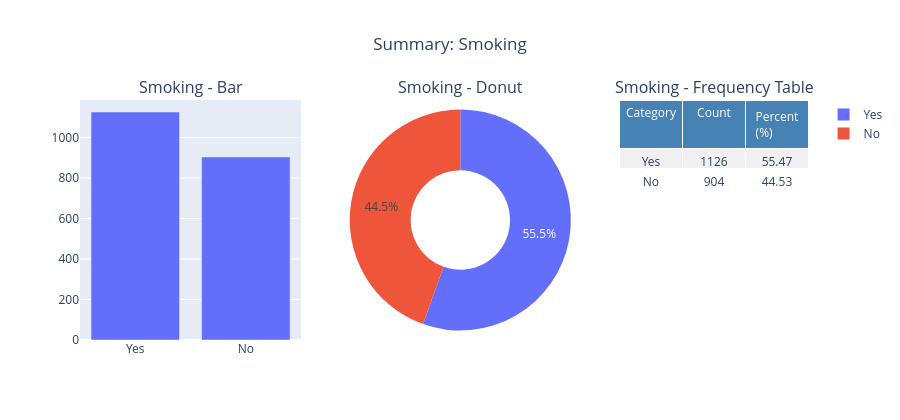
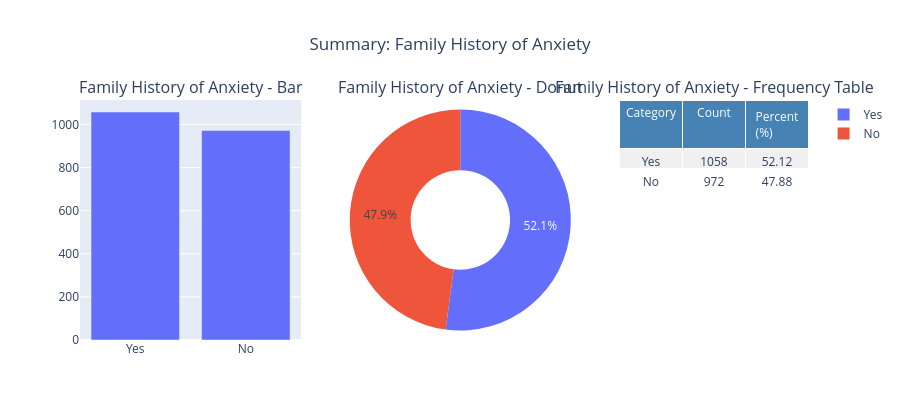
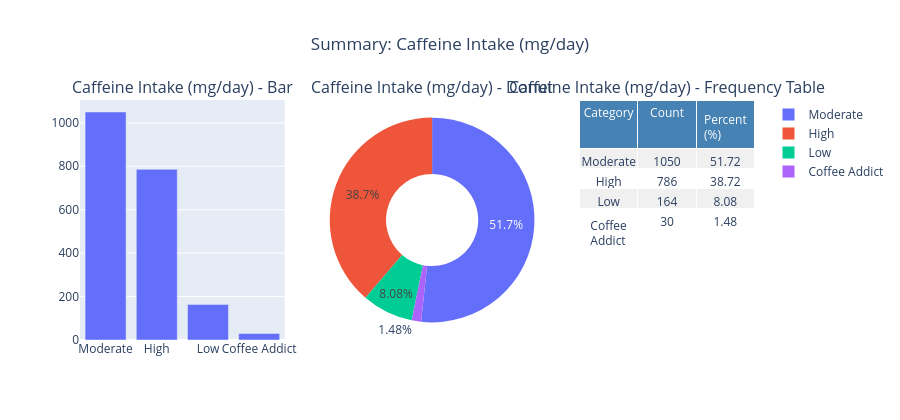
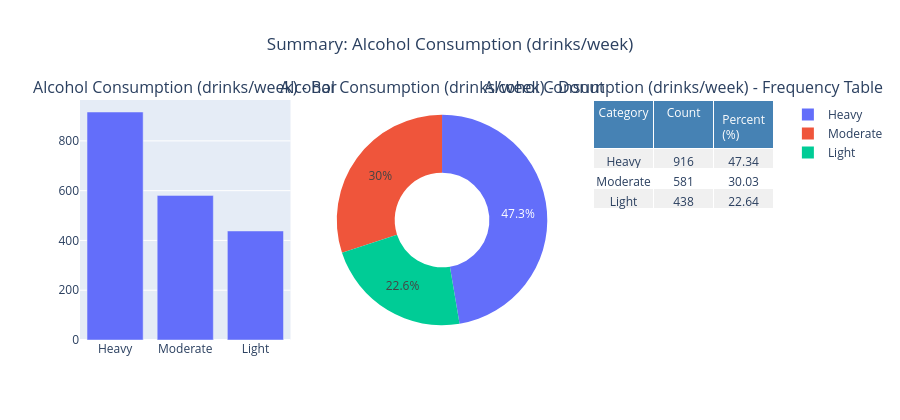

Notebook code cell kept with these figures, in order:
### Markdown cell above
First, We visualize single variable charts

### Code cell
ColumnSummary(df["Smoking"], "Smoking")
ColumnSummary(df["Family History of Anxiety"], "Family History of Anxiety")
ColumnSummary(df["Binned_Caffeine Intake (mg/day)"], "Caffeine Intake (mg/day)")
ColumnSummary(df["Binned_Alcohol Consumption (drinks/week)"], "Alcohol Consumption (drinks/week)")
ColumnSummary(df["Binned_Heart Rate (bpm)"], "Heart Rate (bpm)")
ColumnSummary(df["Binned_Breathing Rate (breaths/min)"], "Breathing Rate (breaths/min)")
ColumnSummary(df["Binned_Therapy Sessions (per month)"], "Therapy Sessions (per month)")
ColumnSummary(df["Binned_Stress Level (1-10)"], "Stress Level (1-10)")
ColumnSummary(df["Binned_Diet Quality (1-10)"], "Diet Quality (1-10)")
ColumnSummary(df["Binned_Anxiety Level (1-10)"], "Anxiety Level (1-10)")
ColumnSummary(df["Occupation_Group"], "Occupation_Group")
ColumnSummary(df["Therapy_Group"], "Therapy_Group")

### Figure 1 — Plotly figure (JSON) as saved in the notebook; plotly's stock layout.template omitted (floating-point values rounded to 4 significant figures)
{"data": [{"name": "Count", "showlegend": false, "type": "bar", "x": ["Yes", "No"], "xaxis": "x", "y": [1126, 904], "yaxis": "y"}, {"domain": {"x": [0.37, 0.6733], "y": [0, 1]}, "hole": 0.45, "labels": ["Yes", "No"], "name": "Smoking", "type": "pie", "values": [1126, 904]}, {"cells": {"align": "center", "fill": {"color": [["#f0f0f0", "#ffffff", "#f0f0f0", "#ffffff"]]}, "values": [["Yes", "No"], [1126, 904], [55.47, 44.53]]}, "domain": {"x": [0.74, 1], "y": [0, 1]}, "header": {"align": "center", "fill": {"color": "steelblue"}, "font": {"color": "white", "size": 12}, "values": ["Category", "Count", "Percent (%)"]}, "type": "table"}], "layout": {"annotations": [{"font": {"size": 16}, "showarrow": false, "text": "Smoking - Bar", "x": 0.1517, "xanchor": "center", "xref": "paper", "y": 1, "yanchor": "bottom", "yref": "paper"}, {"font": {"size": 16}, "showarrow": false, "text": "Smoking - Donut", "x": 0.5217, "xanchor": "center", "xref": "paper", "y": 1, "yanchor": "bottom", "yref": "paper"}, {"font": {"size": 16}, "showarrow": false, "text": "Smoking - Frequency Table", "x": 0.87, "xanchor": "center", "xref": "paper", "y": 1, "yanchor": "bottom", "yref": "paper"}], "height": 420, "title": {"text": "Summary: Smoking", "x": 0.5}, "xaxis": {"anchor": "y", "domain": [0, 0.3033]}, "yaxis": {"anchor": "x", "domain": [0, 1]}}}

### Figure 2 — Plotly figure (JSON) as saved in the notebook; plotly's stock layout.template omitted (floating-point values rounded to 4 significant figures)
{"data": [{"name": "Count", "showlegend": false, "type": "bar", "x": ["Yes", "No"], "xaxis": "x", "y": [1058, 972], "yaxis": "y"}, {"domain": {"x": [0.37, 0.6733], "y": [0, 1]}, "hole": 0.45, "labels": ["Yes", "No"], "name": "Family History of Anxiety", "type": "pie", "values": [1058, 972]}, {"cells": {"align": "center", "fill": {"color": [["#f0f0f0", "#ffffff", "#f0f0f0", "#ffffff"]]}, "values": [["Yes", "No"], [1058, 972], [52.12, 47.88]]}, "domain": {"x": [0.74, 1], "y": [0, 1]}, "header": {"align": "center", "fill": {"color": "steelblue"}, "font": {"color": "white", "size": 12}, "values": ["Category", "Count", "Percent (%)"]}, "type": "table"}], "layout": {"annotations": [{"font": {"size": 16}, "showarrow": false, "text": "Family History of Anxiety - Bar", "x": 0.1517, "xanchor": "center", "xref": "paper", "y": 1, "yanchor": "bottom", "yref": "paper"}, {"font": {"size": 16}, "showarrow": false, "text": "Family History of Anxiety - Donut", "x": 0.5217, "xanchor": "center", "xref": "paper", "y": 1, "yanchor": "bottom", "yref": "paper"}, {"font": {"size": 16}, "showarrow": false, "text": "Family History of Anxiety - Frequency Table", "x": 0.87, "xanchor": "center", "xref": "paper", "y": 1, "yanchor": "bottom", "yref": "paper"}], "height": 420, "title": {"text": "Summary: Family History of Anxiety", "x": 0.5}, "xaxis": {"anchor": "y", "domain": [0, 0.3033]}, "yaxis": {"anchor": "x", "domain": [0, 1]}}}

### Figure 3 — Plotly figure (JSON) as saved in the notebook; plotly's stock layout.template omitted (floating-point values rounded to 4 significant figures)
{"data": [{"name": "Count", "showlegend": false, "type": "bar", "x": ["Moderate", "High", "Low", "Coffee Addict"], "xaxis": "x", "y": [1050, 786, 164, 30], "yaxis": "y"}, {"domain": {"x": [0.37, 0.6733], "y": [0, 1]}, "hole": 0.45, "labels": ["Moderate", "High", "Low", "Coffee Addict"], "name": "Caffeine Intake (mg/day)", "type": "pie", "values": [1050, 786, 164, 30]}, {"cells": {"align": "center", "fill": {"color": [["#f0f0f0", "#ffffff", "#f0f0f0", "#ffffff", "#f0f0f0", "#ffffff", "#f0f0f0", "#ffffff"]]}, "values": [["Moderate", "High", "Low", "Coffee Addict"], [1050, 786, 164, 30], [51.72, 38.72, 8.08, 1.48]]}, "domain": {"x": [0.74, 1], "y": [0, 1]}, "header": {"align": "center", "fill": {"color": "steelblue"}, "font": {"color": "white", "size": 12}, "values": ["Category", "Count", "Percent (%)"]}, "type": "table"}], "layout": {"annotations": [{"font": {"size": 16}, "showarrow": false, "text": "Caffeine Intake (mg/day) - Bar", "x": 0.1517, "xanchor": "center", "xref": "paper", "y": 1, "yanchor": "bottom", "yref": "paper"}, {"font": {"size": 16}, "showarrow": false, "text": "Caffeine Intake (mg/day) - Donut", "x": 0.5217, "xanchor": "center", "xref": "paper", "y": 1, "yanchor": "bottom", "yref": "paper"}, {"font": {"size": 16}, "showarrow": false, "text": "Caffeine Intake (mg/day) - Frequency Table", "x": 0.87, "xanchor": "center", "xref": "paper", "y": 1, "yanchor": "bottom", "yref": "paper"}], "height": 420, "title": {"text": "Summary: Caffeine Intake (mg/day)", "x": 0.5}, "xaxis": {"anchor": "y", "domain": [0, 0.3033]}, "yaxis": {"anchor": "x", "domain": [0, 1]}}}

### Figure 4 — Plotly figure (JSON) as saved in the notebook; plotly's stock layout.template omitted (floating-point values rounded to 4 significant figures)
{"data": [{"name": "Count", "showlegend": false, "type": "bar", "x": ["Heavy", "Moderate", "Light"], "xaxis": "x", "y": [916, 581, 438], "yaxis": "y"}, {"domain": {"x": [0.37, 0.6733], "y": [0, 1]}, "hole": 0.45, "labels": ["Heavy", "Moderate", "Light"], "name": "Alcohol Consumption (drinks/week)", "type": "pie", "values": [916, 581, 438]}, {"cells": {"align": "center", "fill": {"color": [["#f0f0f0", "#ffffff", "#f0f0f0", "#ffffff", "#f0f0f0", "#ffffff"]]}, "values": [["Heavy", "Moderate", "Light"], [916, 581, 438], [47.34, 30.03, 22.64]]}, "domain": {"x": [0.74, 1], "y": [0, 1]}, "header": {"align": "center", "fill": {"color": "steelblue"}, "font": {"color": "white", "size": 12}, "values": ["Category", "Count", "Percent (%)"]}, "type": "table"}], "layout": {"annotations": [{"font": {"size": 16}, "showarrow": false, "text": "Alcohol Consumption (drinks/week) - Bar", "x": 0.1517, "xanchor": "center", "xref": "paper", "y": 1, "yanchor": "bottom", "yref": "paper"}, {"font": {"size": 16}, "showarrow": false, "text": "Alcohol Consumption (drinks/week) - Donut", "x": 0.5217, "xanchor": "center", "xref": "paper", "y": 1, "yanchor": "bottom", "yref": "paper"}, {"font": {"size": 16}, "showarrow": false, "text": "Alcohol Consumption (drinks/week) - Frequency Table", "x": 0.87, "xanchor": "center", "xref": "paper", "y": 1, "yanchor": "bottom", "yref": "paper"}], "height": 420, "title": {"text": "Summary: Alcohol Consumption (drinks/week)", "x": 0.5}, "xaxis": {"anchor": "y", "domain": [0, 0.3033]}, "yaxis": {"anchor": "x", "domain": [0, 1]}}}
